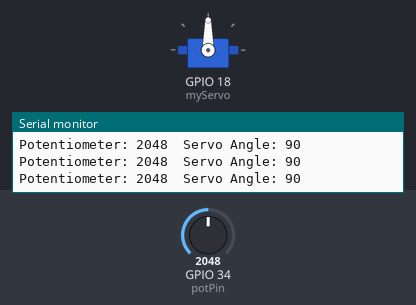
Bench run of a sketch on a simulated ESP32. Shown: servo, the last lines printed to the serial monitor. The inputs (shaded band) are chosen by the test bench; at power-on: GPIO 34 (potPin) = 2048.

Above: at 1.2 s.
1.3 s: GPIO 34 (potPin) set to 2866
At 1.7 s:
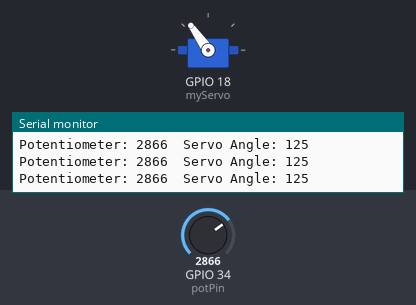
2.8 s: GPIO 34 (potPin) set to 3603
At 4.0 s:
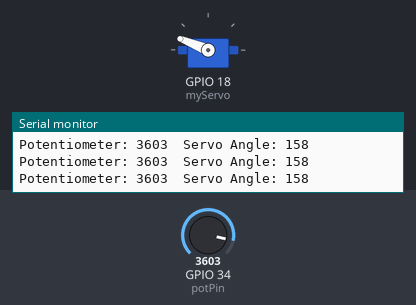
4.3 s: GPIO 34 (potPin) set to 4095
At 5.1 s:
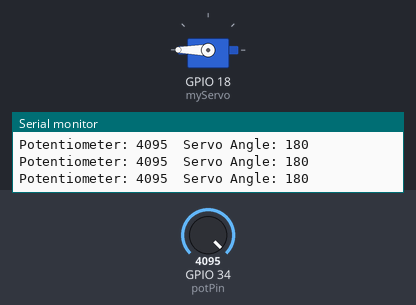
5.8 s: GPIO 34 (potPin) set to 1228
At 6.4 s:
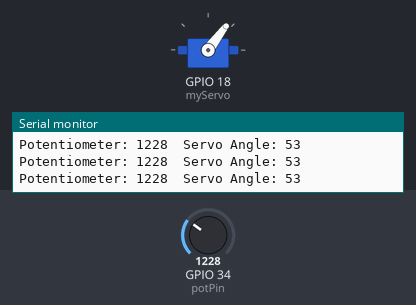
7.3 s: GPIO 34 (potPin) set to 491
At 7.7 s:
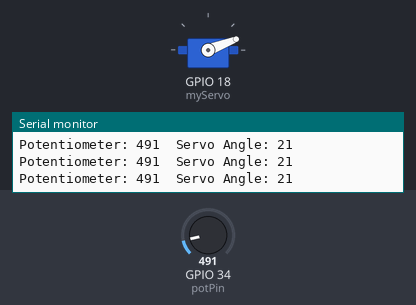
8.8 s: GPIO 34 (potPin) set to 0
At 9.7 s:
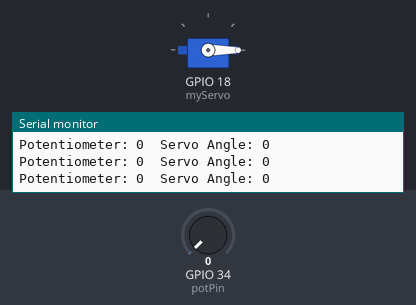
Timing chart, 0 to 11.3 s (numbered marks = the images above; inputs shaded):
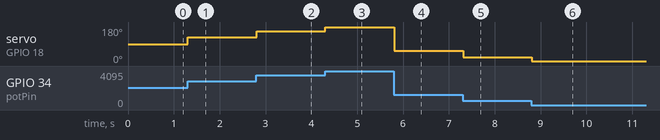

Measured:
- after the input at 1.3 s, servo on GPIO 18 (myServo): 90° → 125° at once
- after the input at 2.8 s, servo on GPIO 18 (myServo): 125° → 158° at once
- after the input at 4.3 s, servo on GPIO 18 (myServo): 158° → 180° at once
- after the input at 5.8 s, servo on GPIO 18 (myServo): 180° → 53° at once
- after the input at 7.3 s, servo on GPIO 18 (myServo): 53° → 21° at once
- after the input at 8.8 s, servo on GPIO 18 (myServo): 21° → 0° at once

The sketch:

servoControlThroughPotentiometer.ino
```cpp
#include <ESP32Servo.h>

Servo myServo;  // create servo object

int potPin = 34;   // Potentiometer connected to GPIO34 (ADC1_CH6)
int potValue;      // variable to store potentiometer value
int angle;         // variable to store servo angle

void setup() {
  myServo.attach(18);  // attach servo signal pin to GPIO18 (change if needed)
  Serial.begin(115200);
}

void loop() {
  // Read potentiometer value (0 - 4095 for ESP32 ADC)
  potValue = analogRead(potPin);

  // Map potentiometer value to servo angle (0° to 180°)
  angle = map(potValue, 0, 4095, 0, 180);

  // Write angle to servo
  myServo.write(angle);

  // Debugging output
  Serial.print("Potentiometer: ");
  Serial.print(potValue);
  Serial.print("  Servo Angle: ");
  Serial.println(angle);

  delay(15);  // small delay for smooth motion
}
```
